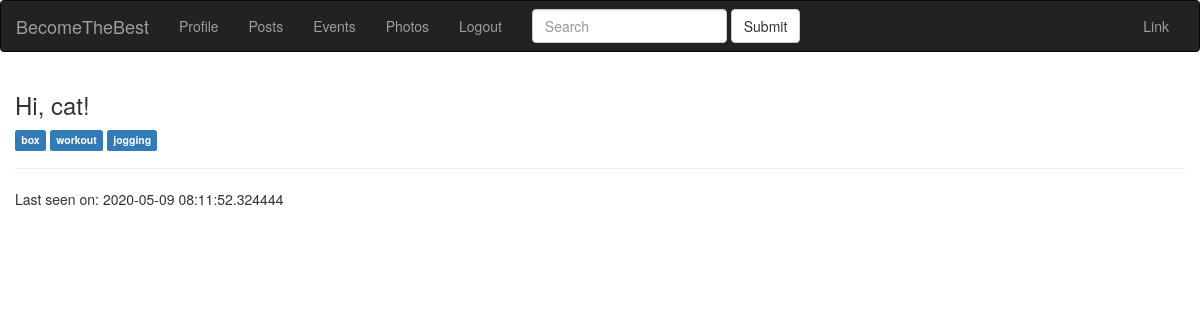
The app's page /index (signed in) with its own data.
### models.py (models this page shows, shortened)
class User(UserMixin, db.Model):
    id = db.Column(db.Integer, primary_key=True)
    email = db.Column(db.String(120), index=True, unique=True)
    username = db.Column(db.String(64), index=True, unique=True)
    password_hash = db.Column(db.String(255))
    date = db.Column(db.DateTime, index=True, default=datetime.utcnow)
    timestamp = db.Column(db.String(128), default=int(time()))
    city = db.Column(db.String(128))
    about_me = db.Column(db.String(140))
    last_seen = db.Column(db.DateTime, default=datetime.utcnow)
    active = db.Column(db.Boolean)
    tags = db.relationship(
        'Tag', secondary=user_tags, backref=db.backref('users_tags', lazy='dynamic'))
    roles = db.relationship(
        'Role', secondary=roles_users, backref=db.backref('users_roles', lazy='dynamic'))
    posts = db.relationship('Post', backref='author', lazy='dynamic')
    events = db.relationship('Event', backref='event_author', lazy='dynamic')
    photos = db.relationship('Photo', backref='photo_author', lazy='dynamic')
    followed = db.relationship(
        'User', secondary=followers,
        primaryjoin=(followers.c.follower_id == id),
        secondaryjoin=(followers.c.followed_id == id),
        backref=db.backref('followers', lazy='dynamic'), lazy='dynamic')
    def followed_posts(self):
        followed = Post.query.join(
            followers, (followers.c.followed_id == Post.user_id)).filter(
                followers.c.follower_id == self.id)
        own = Post.query.filter_by(user_id=self.id)
        return followed.union(own).order_by(Post.created.desc())

class Tag(db.Model):
    id = db.Column(db.Integer, primary_key=True)
    name = db.Column(db.String(100), unique=True)
    slug = db.Column(db.String(100))

### view.py (the view)
@app.route('/')
@app.route('/index')
@login_required
def index():
    user = User.query.filter_by(username=current_user.username).first_or_404()
    page = request.args.get('page', 1, type=int)
    posts = current_user.followed_posts().paginate(
    page, app.config['POSTS_PER_PAGE'], False)
    next_url = url_for('index', username=user.username, page=posts.next_num) \
        if posts.has_next else None
    prev_url = url_for('index', username=user.username, page=posts.prev_num) \
        if posts.has_prev else None
    return render_template('index.html', user=user, posts=posts.items,
                           next_url=next_url, prev_url=prev_url)

### models.py (called while the page is built)
@login.user_loader
def load_user(id):
    return User.query.get(int(id))

### view.py (called while the page is built)
@app.before_request
def before_request():
    if current_user.is_authenticated:
        current_user.last_seen = datetime.utcnow()
        db.session.commit()

### templates/index.html
{% extends 'base.html' %} {% block title %} Index page title {% endblock %} {% block content_title %}
<h3>Hi, {{ current_user.username }}!</h3>
{% endblock %} {% block content %} {% for tag in user.tags %}
<span class="label label-primary">{{ tag.name }}</span> {% endfor %}
<br>
<hr> {% if user.last_seen %} Last seen on: {{ user.last_seen }} {% endif %} {% endblock %}

### records on screen
User: username "cat", last_seen "2020-05-09 08:11:52.324444"
Tag: name "box"
Tag: name "workout"
Tag: name "jogging"
